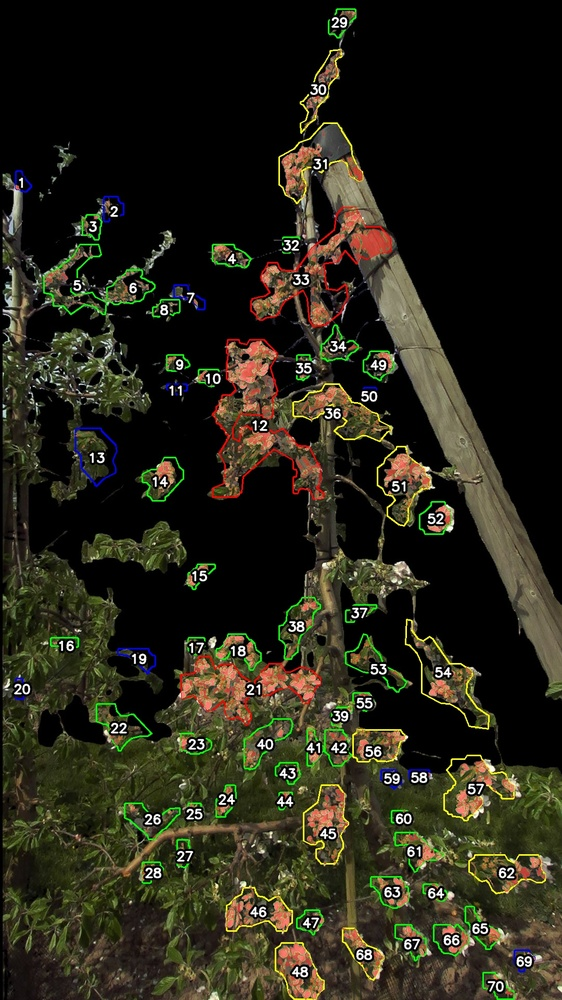
#> input picture Methodology_1/Depth-Anything-V2/all_steps/flower_noflower_validation/inference_image/13_density.jpg, 562 x 1000 px, shrunk from 1080 x 1920 before the run; its folder holds only this picture in this run
$ python -i step2_mask_dilation1.py   (imports and definitions only)
#> lines starting #> are read from the running program, lines starting #| are printed output that depends on the picture; after the words box and inside, x2 and y2 are one past the last pixel; in counts of white or black regions, pixels touching at a corner belong together
# hsv_detect_blossoms_flat.py
import cv2
import numpy as np
from pathlib import Path

# === Configure folders ===
INPUT_DIR  = r"H:\ITL\Methodology_2\Depth-Anything-V2-flower-detection\Depth-Anything-V2-flower-detection\final_steps\step1_depth_anything\output"
OUTPUT_DIR = r"H:\ITL\Methodology_2\Depth-Anything-V2-flower-detection\Depth-Anything-V2-flower-detection\final_steps\step2\output1"

# === HSV thresholds ===
# White / near-white blossoms
LOWER_WHITE = np.array([0, 0, 100], dtype=np.uint8)
UPPER_WHITE = np.array([180, 80, 255], dtype=np.uint8)

# Brightness gate for alternative thresholds
BRIGHTNESS_THRESHOLD = 63  # mean brightness threshold (ignoring black background)
BLACK_THRESH = 10           # gray-level below which pixels are treated as background

# Light pink blossoms (upper hue range)
LOWER_PINK  = np.array([160, 10, 150], dtype=np.uint8)
UPPER_PINK  = np.array([180, 100, 255], dtype=np.uint8)

# White / near-white blossoms (alternative set for darker images)
LOWER_WHITE1 = np.array([0, 0, 10], dtype=np.uint8)
UPPER_WHITE1 = np.array([18, 80, 255], dtype=np.uint8)

# Light pink blossoms (alternative set for darker images)
LOWER_PINK1  = np.array([160, 10, 15], dtype=np.uint8)
UPPER_PINK1  = np.array([18, 100, 255], dtype=np.uint8)

# === Morphology params ===
KERNEL_SIZE = 3
OPEN_ITERS  = 1
CLOSE_ITERS = 1

# Supported image extensions
IMG_EXTS = {".jpg", ".jpeg", ".png", ".bmp", ".tif", ".tiff"}


# [4 lines left out: function list_images_recursive, not called in this run]


def ensure_dir(p: Path):
    p.mkdir(parents=True, exist_ok=True)


def process_image(in_path: Path, out_dir: Path):
#> called with out_dir = 'out.png'
    img = cv2.imread(str(in_path), cv2.IMREAD_COLOR)
#> img is the input picture: shape (1000, 562, 3); mean B, G, R 24.5, 38, 39.9
    if img is None:
        print(f"[warn] could not read: {in_path}")
        return

    img_processed = img.copy()
    kernel = cv2.getStructuringElement(cv2.MORPH_ELLIPSE, (KERNEL_SIZE, KERNEL_SIZE))

    # --- Calculate foreground brightness (ignore black background) on the processed input ---
    gray = cv2.cvtColor(img_processed, cv2.COLOR_BGR2GRAY)
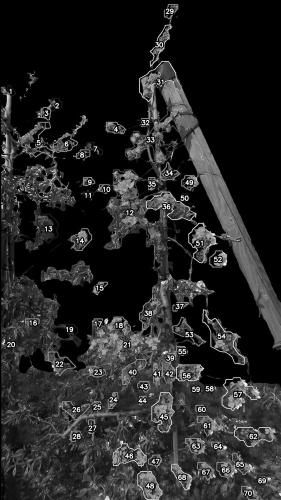
#> gray: shape (1000, 562) (shown at 1/2 size); min 0, max 255, mean 37
    mask_foreground = gray > BLACK_THRESH
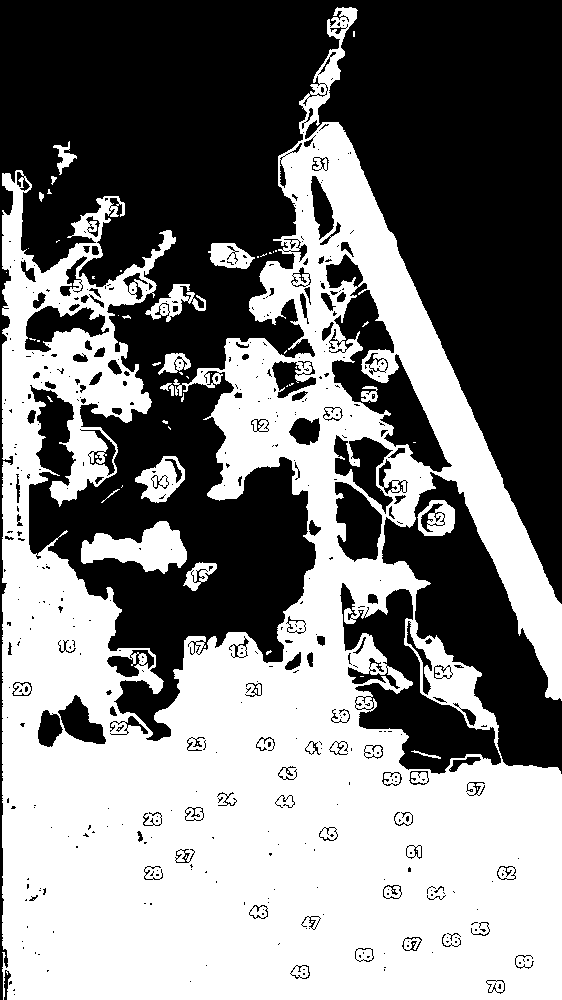
#> mask_foreground: shape (1000, 562) bool; 49.6% white; 57 white regions (40 under 20 px), largest, box (x1, y1, x2, y2) and area: (2, 7, 562, 1000) 269899, (81, 521, 187, 574) 3093, (135, 456, 185, 503) 1237
    mean_brightness = float(np.mean(gray[mask_foreground])) if np.any(mask_foreground) else 0.0
#> mean_brightness = 74.17

    # --- Choose thresholds based on brightness ---
    hsv = cv2.cvtColor(img_processed, cv2.COLOR_BGR2HSV)
#> hsv: shape (1000, 562, 3); mean H, S, V 24.4, 88.6, 43.5
    if mean_brightness < BRIGHTNESS_THRESHOLD:
        mask_white1 = cv2.inRange(hsv, LOWER_WHITE1, UPPER_WHITE1)
        mask_pink1  = cv2.inRange(hsv, LOWER_PINK1,  UPPER_PINK1)
        flower_mask_raw = cv2.bitwise_or(mask_white1, mask_pink1)
    else:
        mask_white = cv2.inRange(hsv, LOWER_WHITE, UPPER_WHITE)
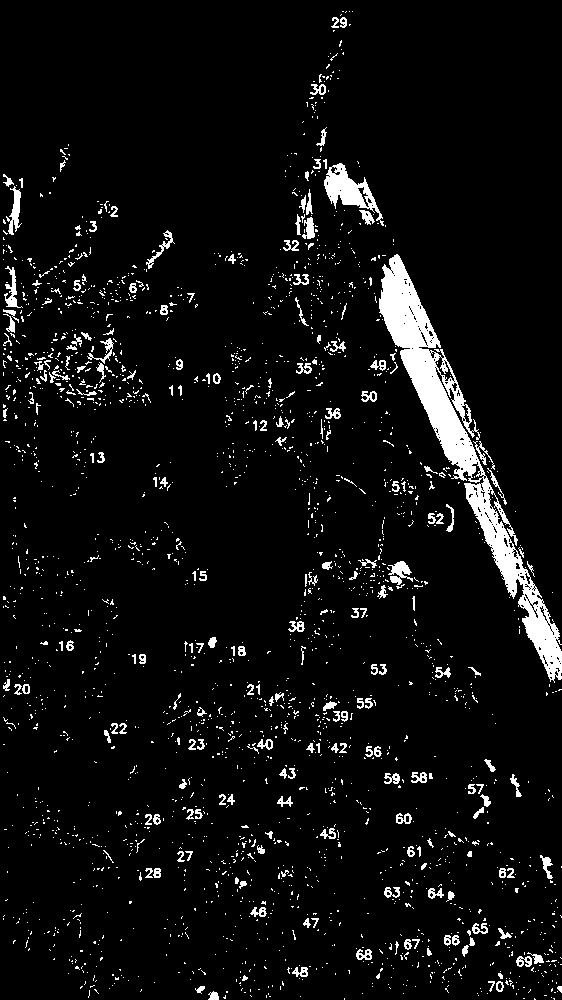
#> mask_white: shape (1000, 562); 5.7% white; 2336 white regions (2113 under 20 px), largest, box (x1, y1, x2, y2) and area: (379, 254, 562, 683) 12182, (324, 163, 384, 226) 1341, (6, 186, 22, 235) 337
        mask_pink  = cv2.inRange(hsv, LOWER_PINK,  UPPER_PINK)
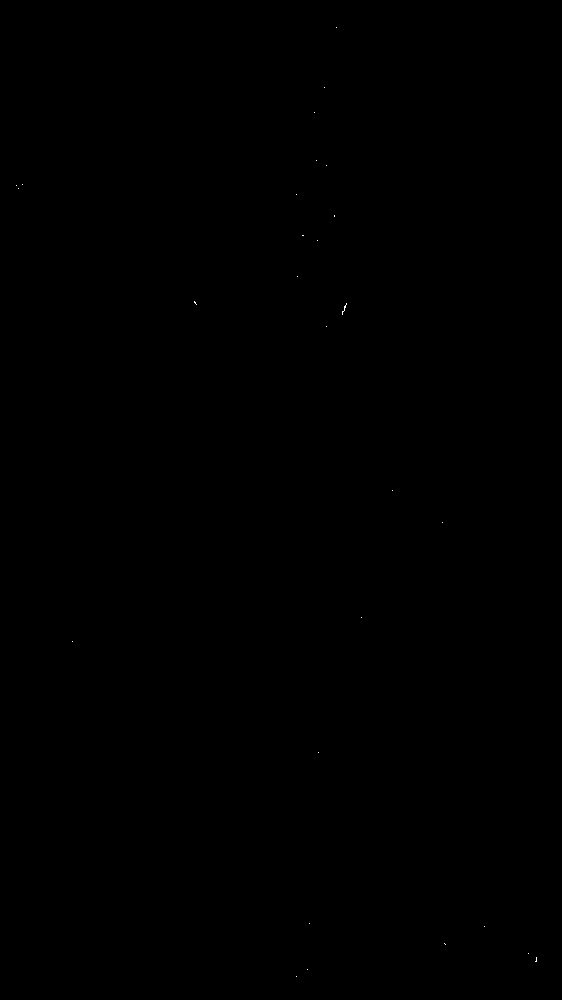
#> mask_pink: shape (1000, 562); 0.01% white in thin lines or dots, all inside (x1, y1, x2, y2) = (16, 27, 537, 977)
        flower_mask_raw = cv2.bitwise_or(mask_white, mask_pink)
#> flower_mask_raw: shape (1000, 562); 5.7% white; 2336 white regions (2113 under 20 px), largest, box (x1, y1, x2, y2) and area: (379, 254, 562, 683) 12182, (324, 163, 384, 226) 1341, (6, 186, 22, 235) 338

    # --- Morphology: open then close ---
    opened = cv2.morphologyEx(flower_mask_raw, cv2.MORPH_OPEN, kernel, iterations=OPEN_ITERS)
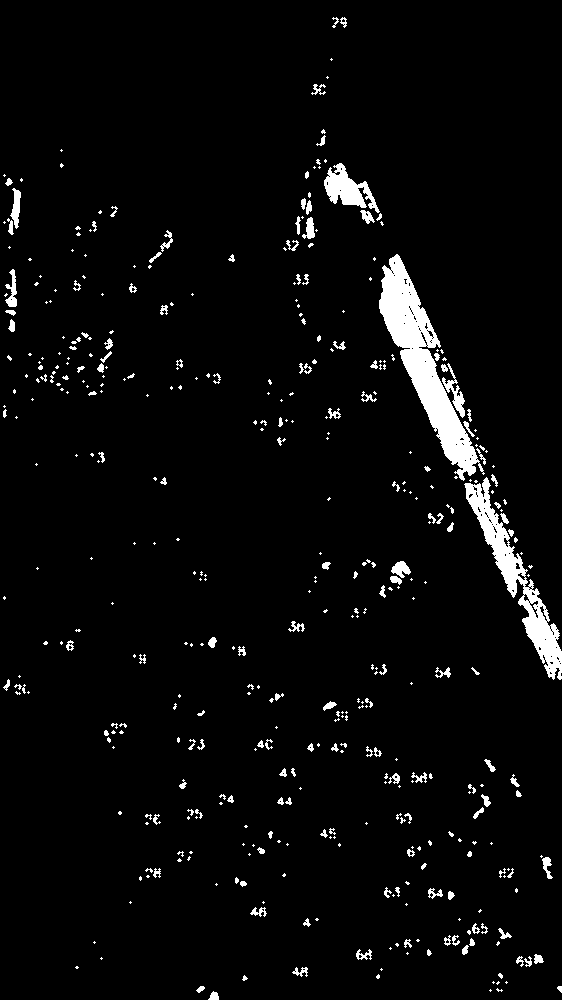
#> opened: shape (1000, 562); 3.9% white; 438 white regions (282 under 20 px), largest, box (x1, y1, x2, y2) and area: (379, 254, 485, 481) 6780, (464, 477, 562, 680) 4103, (324, 163, 380, 213) 1244
    flower_mask_closed = cv2.morphologyEx(opened, cv2.MORPH_CLOSE, kernel, iterations=CLOSE_ITERS)
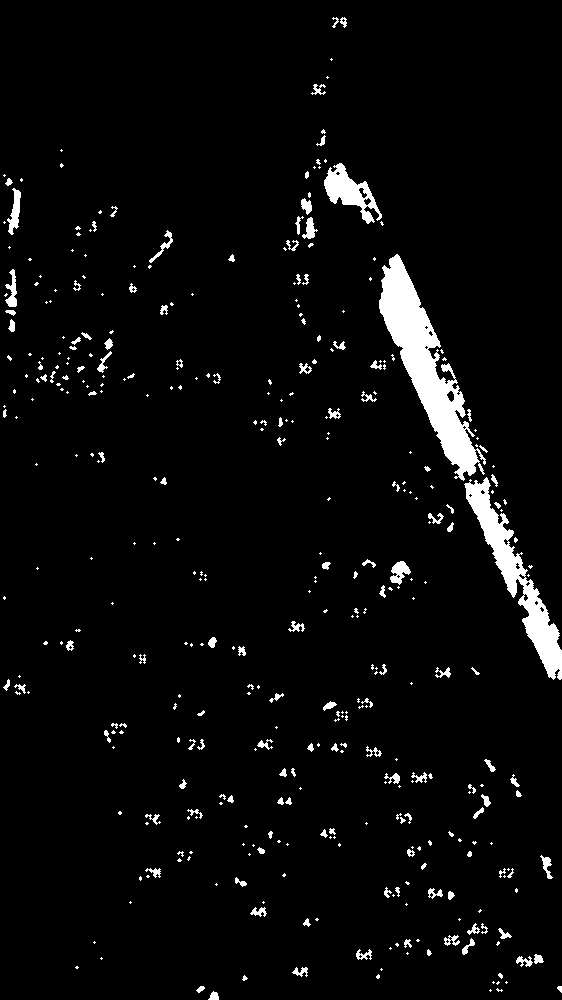
#> flower_mask_closed: shape (1000, 562); 4% white; 389 white regions (250 under 20 px), largest, box (x1, y1, x2, y2) and area: (379, 254, 486, 481) 7563, (464, 477, 562, 680) 4485, (324, 163, 382, 224) 1430

    # --- Save outputs ---
#> (the run stopped early here; a loop or call above may not have finished)

$ run again, on Methodology_1/Depth-Anything-V2/all_steps/flower_noflower_validation/inference_image/15_density.jpg
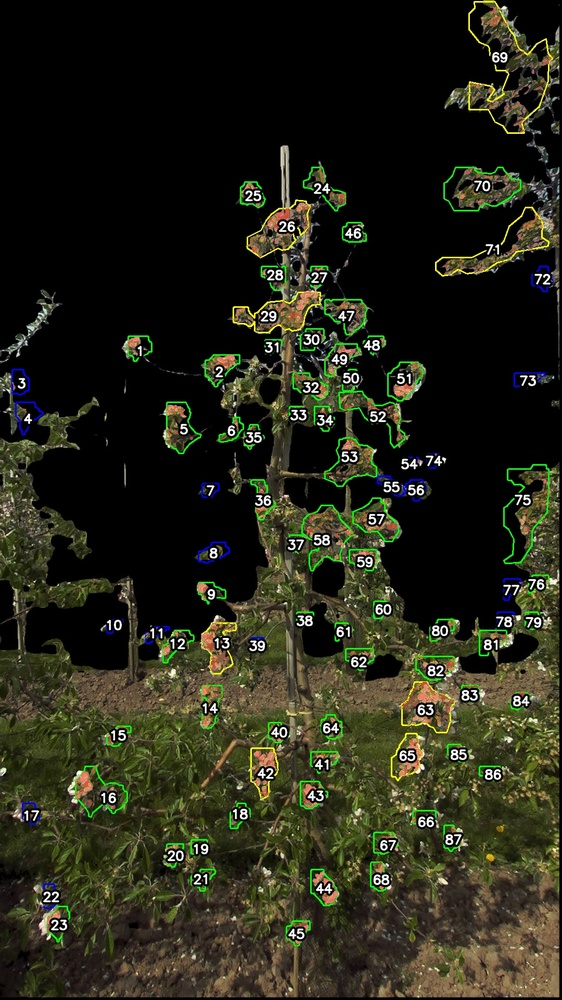
#> input picture Methodology_1/Depth-Anything-V2/all_steps/flower_noflower_validation/inference_image/15_density.jpg, 562 x 1000 px, shrunk from 1080 x 1920 before the run
#> in process_image, img is the input picture: shape (1000, 562, 3); mean B, G, R 24.3, 38.8, 38.1
#> in process_image, `mask_foreground = gray > BLACK_THRESH`:
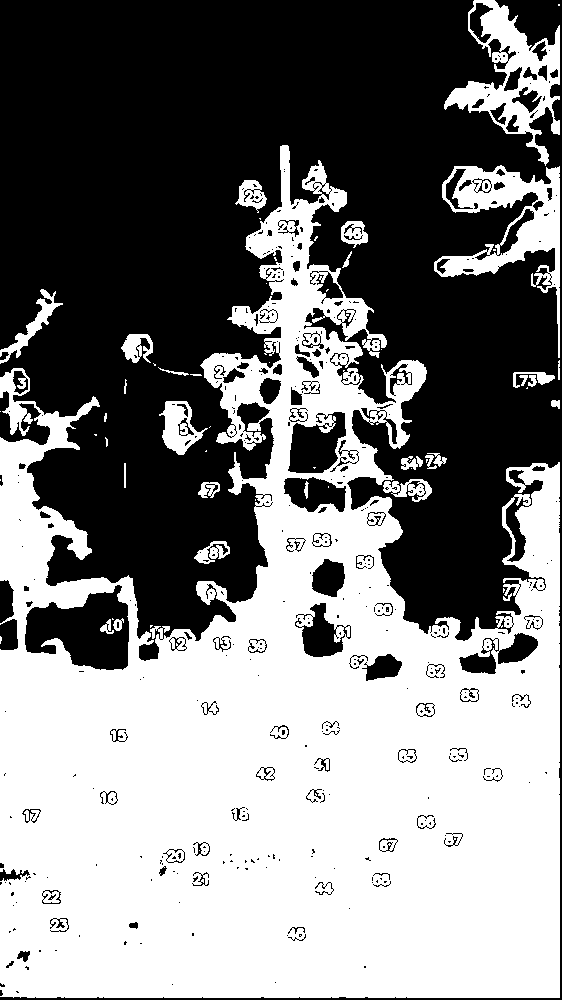
#> mask_foreground: shape (1000, 562) bool; 49.6% white; 64 white regions (35 under 20 px), largest, box (x1, y1, x2, y2) and area: (0, 145, 560, 998) 258399, (434, 165, 560, 358) 7131, (444, 0, 560, 166) 6471
#> mean_brightness = 74.03
#> hsv: shape (1000, 562, 3); mean H, S, V 24.5, 86.5, 42.3
#> mask_white: shape (1000, 562); 4.1% white in thin lines or dots
#> mask_pink: shape (1000, 562); 0% white in thin lines or dots, all inside (x1, y1, x2, y2) = (14, 194, 528, 890)
#> flower_mask_raw: shape (1000, 562); 4.1% white in thin lines or dots
#> in process_image, `opened = cv2.morphologyEx(flower_mask_raw, cv2.MORPH_OPEN, kernel, ite..`:
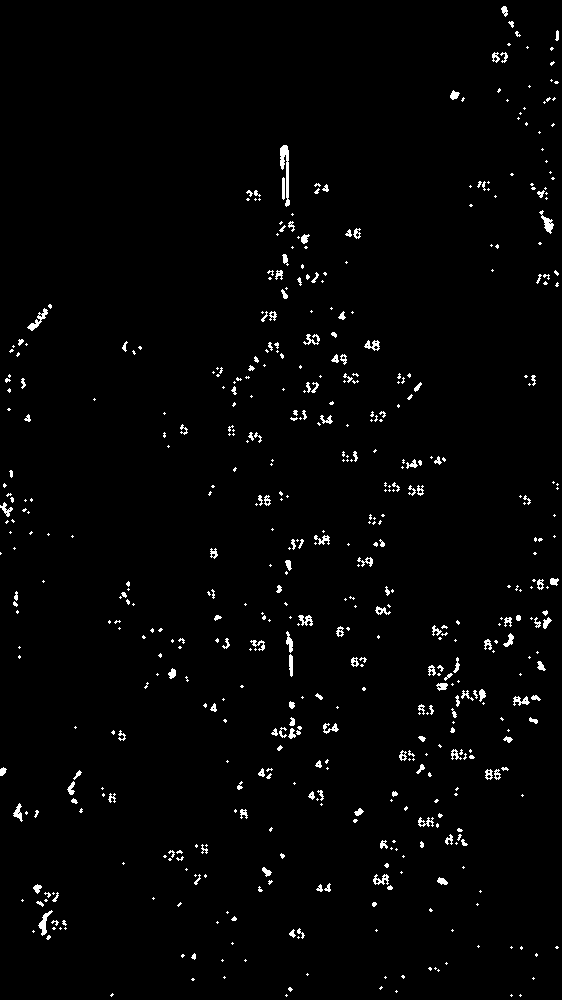
#> opened: shape (1000, 562); 1.8% white in thin lines or dots
#> flower_mask_closed: shape (1000, 562); 1.9% white; 503 white regions (330 under 20 px), largest, box (x1, y1, x2, y2) and area: (280, 145, 290, 207) 402, (27, 308, 48, 331) 157, (539, 210, 554, 234) 133

$ run again, on Methodology_1/Depth-Anything-V2/all_steps/flower_noflower_validation/inference_image/17_density.jpg
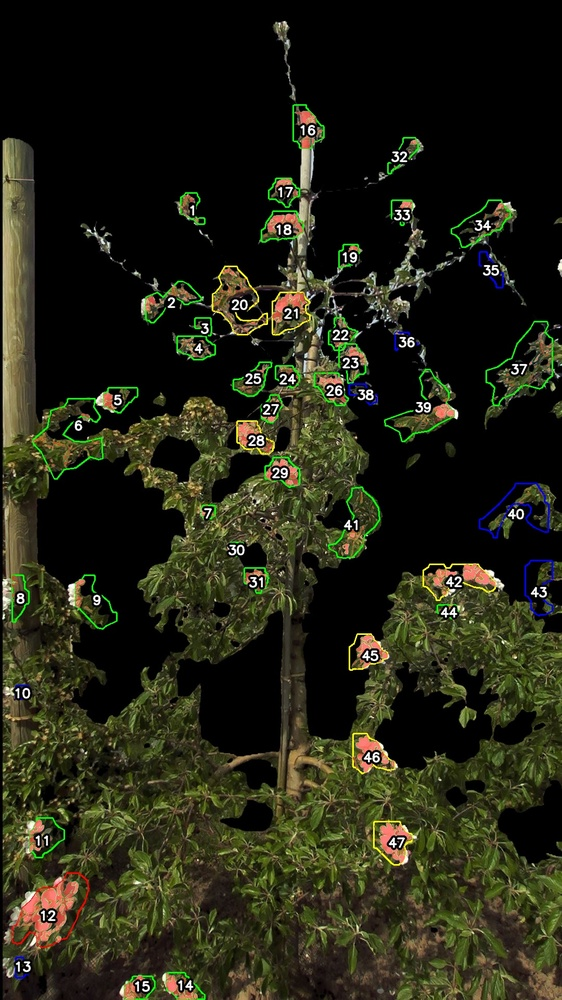
#> input picture Methodology_1/Depth-Anything-V2/all_steps/flower_noflower_validation/inference_image/17_density.jpg, 562 x 1000 px, shrunk from 1080 x 1920 before the run
#> in process_image, img is the input picture: shape (1000, 562, 3); mean B, G, R 21.3, 37.2, 36.5
#> in process_image, `mask_foreground = gray > BLACK_THRESH`:
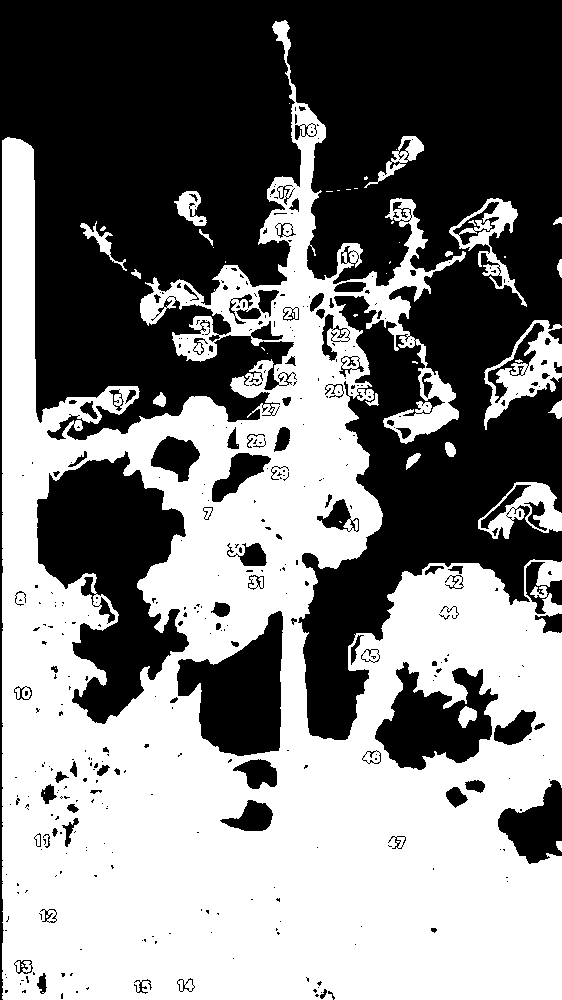
#> mask_foreground: shape (1000, 562) bool; 49.6% white; 47 white regions (27 under 20 px), largest, box (x1, y1, x2, y2) and area: (2, 20, 562, 1000) 268522, (484, 320, 562, 430) 3137, (478, 482, 562, 539) 2045
#> mean_brightness = 70.42
#> hsv: shape (1000, 562, 3); mean H, S, V 25, 94.7, 40.5
#> mask_white: shape (1000, 562); 3% white in thin lines or dots
#> mask_pink: shape (1000, 562); 0.01% white in thin lines or dots, all inside (x1, y1, x2, y2) = (17, 193, 410, 918)
#> flower_mask_raw: shape (1000, 562); 3% white in thin lines or dots
#> in process_image, `opened = cv2.morphologyEx(flower_mask_raw, cv2.MORPH_OPEN, kernel, ite..`:
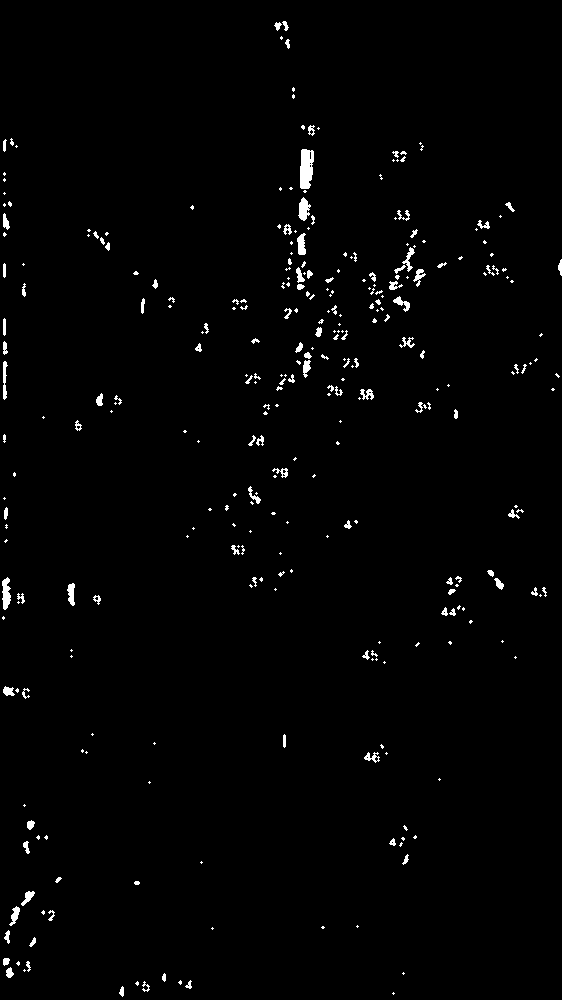
#> opened: shape (1000, 562); 1.4% white; 315 white regions (195 under 20 px), largest, box (x1, y1, x2, y2) and area: (300, 149, 314, 189) 460, (2, 577, 11, 610) 206, (298, 197, 311, 221) 192
#> flower_mask_closed: shape (1000, 562); 1.4% white; 296 white regions (184 under 20 px), largest, box (x1, y1, x2, y2) and area: (300, 149, 314, 193) 483, (389, 245, 416, 290) 254, (2, 577, 11, 610) 207
